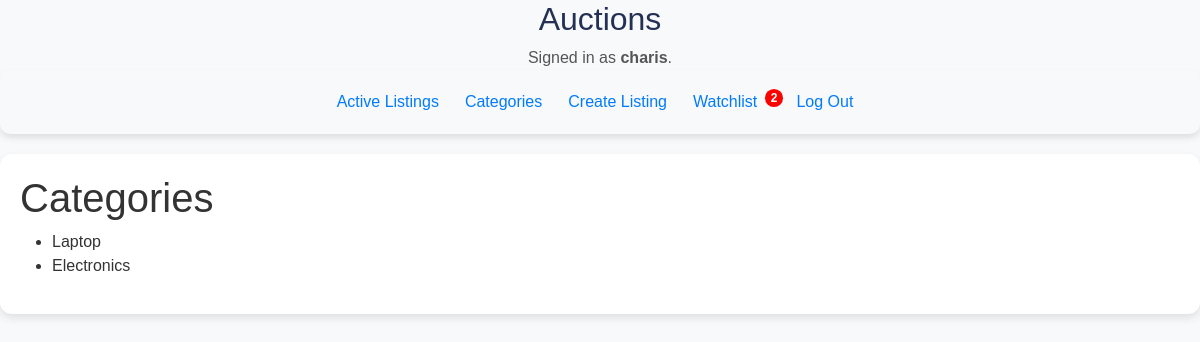
Page /categories (signed in) on the committed database.
### auctions/models.py (models this page shows, shortened)
class User(AbstractUser):
    pass

class Category(models.Model):
    name = models.CharField(max_length=255, unique=True)

### auctions/views.py (the view)
# urls.py: path("categories", views.categories, name="categories"),
def categories(request):
    categories = Category.objects.all()
    return render(request, "auctions/categories.html", {
        "categories": categories
    })

### auctions/templates/auctions/categories.html (shortened to what this page needs)
{% extends 'auctions/layout.html' %}
{% block body %}
    <h1>Categories</h1>
    <ul>
        {% for category in categories %}
            <li>{{ category.name }}</li>
        {% endfor %}
    </ul>
{% endblock %}

### auctions/templates/auctions/layout.html (shortened to what this page needs)
{% load static %}
<!DOCTYPE html>
<html lang="en">
<head>
    <link rel="stylesheet" href="https://cdnjs.cloudflare.com/ajax/libs/bootstrap/5.3.0/css/bootstrap.min.css">
    <link href="{% static 'auctions/styles.css' %}" rel="stylesheet">
    <link href="{% static 'auctions/index.css' %}" rel="stylesheet">
    <link href="{% static 'auctions/listing.css' %}" rel="stylesheet">
</head>
<body>
    <h1 class="header-title">Auctions</h1>
    <div class="user-info">
        {% if user.is_authenticated %}
            Signed in as <strong>{{ user.username }}</strong>.
        {% else %}
            Not signed in.
        {% endif %}
    </div>
    <nav class="navbar navbar-expand-md navbar-light bg-light">
        <div class="container">
            <div class="collapse navbar-collapse justify-content-center" id="navbarNav">
                <ul class="navbar-nav">
                    <li class="nav-item">
                        <a class="nav-link" href="{% url 'index' %}">Active Listings</a>
                    </li>
                    <li class="nav-item">
                        <a class="nav-link" href="{% url 'categories' %}">Categories</a>
                    </li>
                    {% if user.is_authenticated %}
                        <li class="nav-item">
                            <a class="nav-link" href="{% url 'create' %}">Create Listing</a>
                        </li>
                        <a class="nav-link" href="{% url 'watchlist' %}">
                            Watchlist <sup class="count">{{ user.watchlist.count }}</sup>
                        </a>
                        <li class="nav-item">
                            <a class="nav-link" href="{% url 'logout' %}">Log Out</a>
                        </li>
                    {% endif %}
                </ul>
            </div>
        </div>
    </nav>
    <div class="content-container">
        {% block body %}
        {% endblock %}
    </div>
</body>
</html>

### auctions/static/auctions/styles.css (style rules this page uses)
body { font-family: 'Arial', sans-serif; background-color: #f8f9fa; color: #333; margin: 0; padding: 0; }
.header-title { text-align: center; font-size: 2rem; margin-top: 0px; color: #000f38da; }
.user-info { text-align: center; font-size: 1rem; color: #555; }
.navbar { background-color: white; box-shadow: 0 4px 6px rgba(0, 0, 0, 0.1); padding: 10px 20px; border-radius: 10px; }
.nav-item { margin-right: 10px; }
.nav-link { font-weight: 500; color: #007bff; padding: 10px 15px; border-radius: 8px; transition: background 0.3s, color 0.3s; }
sup.count { background: red; color: white; font-size: 12px; font-weight: bold; padding: 2px 6px; border-radius: 50%; position: relative; top: -5px; left: 3px; }
.content-container { max-width: 100%; margin: auto; background: white; padding: 20px; border-radius: 12px; box-shadow: 0 4px 8px rgba(0, 0, 0, 0.1); margin-top: 20px; }

### rows in the picture
User: username "charis", watchlist.count "2"
Category: name "Laptop"
Category: name "Electronics"
